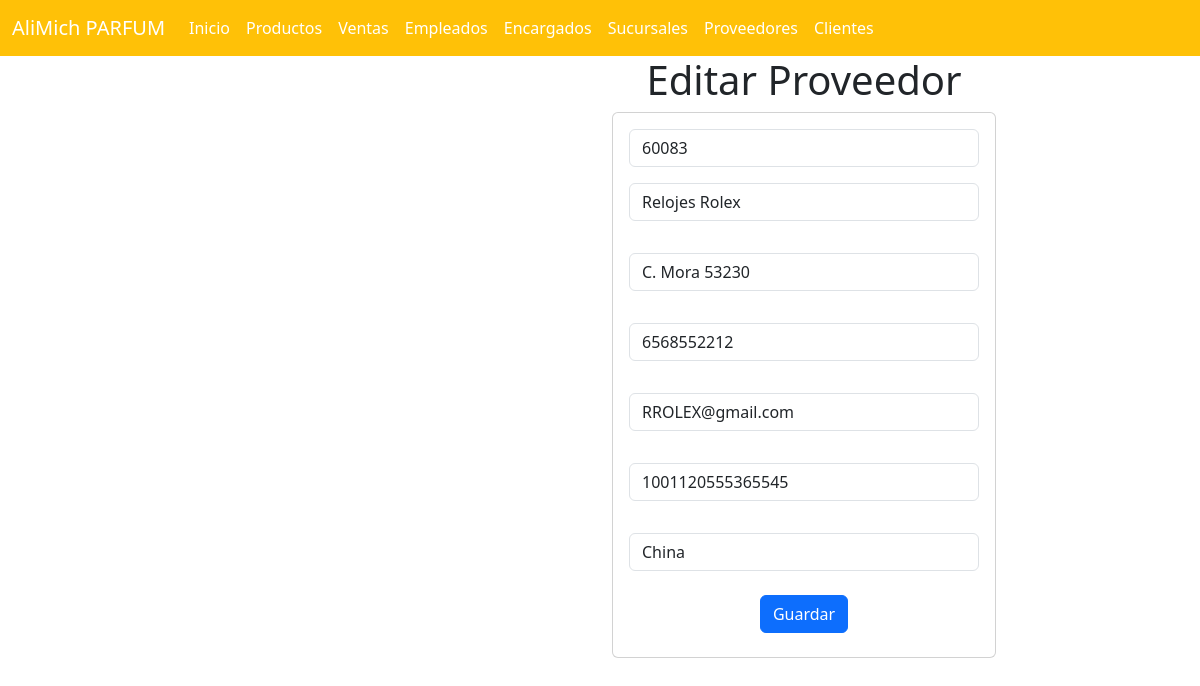
The page /proveedor_app/seleccionarProveedor/60083 on the database its author committed.
### proveedor_app/models.py (models this page shows, shortened)
class Proveedor(models.Model):
    id = models.IntegerField(primary_key=True)
    nombre = models.CharField(max_length=255)
    direccion = models.CharField(max_length=255)
    telefono = models.IntegerField()
    correo = models.CharField(max_length=255)
    numero_de_cuenta = models.IntegerField()
    pais_de_origen = models.CharField(max_length=255)

### proveedor_app/views.py (the view)
# urls.py: path("seleccionarProveedor/<id>",views.seleccionarProveedor,name="seleccionarProveedor"),
def seleccionarProveedor(request, id):
    proveedor = Proveedor.objects.get(id=id)
    return render(request, "editarProveedores.html", {"misproveedores": proveedor})

### proveedor_app/templates/editarProveedores.html (shortened to what this page needs)
{% extends "base.html" %}
{% block cuerpo %}
<div class="row justify-content-center">
  <div class="col-md-4 offset-md-4">
    <h1>Editar Proveedor</h1>
    <div class="card">
      <div class="card-body">
        <form action="{% url 'editarProveedor' %}" method="POST">
          <div class="form-group">
            <input type="text" id="txtid" name="txtid" class="form-control" value="{{ misproveedores.id }}" readonly required>
          </div>
          <div class="form-group py-3">
            <input type="text" id="txtnombre" name="txtnombre" class="form-control" value="{{ misproveedores.nombre }}" maxlength="255" required>
          </div>
          <div class="form-group py-3">
            <input type="text" id="txtdireccion" name="txtdireccion" class="form-control" value="{{ misproveedores.direccion }}" maxlength="255" required>
          </div>
          <div class="form-group py-3">
            <input type="number" id="numtelefono" name="numtelefono" class="form-control" value="{{ misproveedores.telefono }}" required>
          </div>
          <div class="form-group py-3">
            <input type="text" id="txtcorreo" name="txtcorreo" class="form-control" value="{{ misproveedores.correo }}" maxlength="255" required>
          </div>
          <div class="form-group py-3">
            <input type="number" id="numcuenta" name="numcuenta" class="form-control" value="{{ misproveedores.numero_de_cuenta }}" required>
          </div>
          <div class="form-group py-3">
            <input type="text" id="txtpais_de_origen" name="txtpais_de_origen" class="form-control" value="{{ misproveedores.pais_de_origen }}" maxlength="255" required>
          </div>
          <div class="form-group py-2">
            <button type="submit" class="btn btn-primary">Guardar</button>
          </div>
        </form>
      </div>
    </div>
  </div>
</div>
{% endblock %}

### rows shown on the page
Proveedor: txtid "60083", txtnombre "Relojes Rolex", txtdireccion "C. Mora 53230", numtelefono "6568552212", txtcorreo "RROLEX@gmail.com", numcuenta "1001120555365545", txtpais_de_origen "China"
